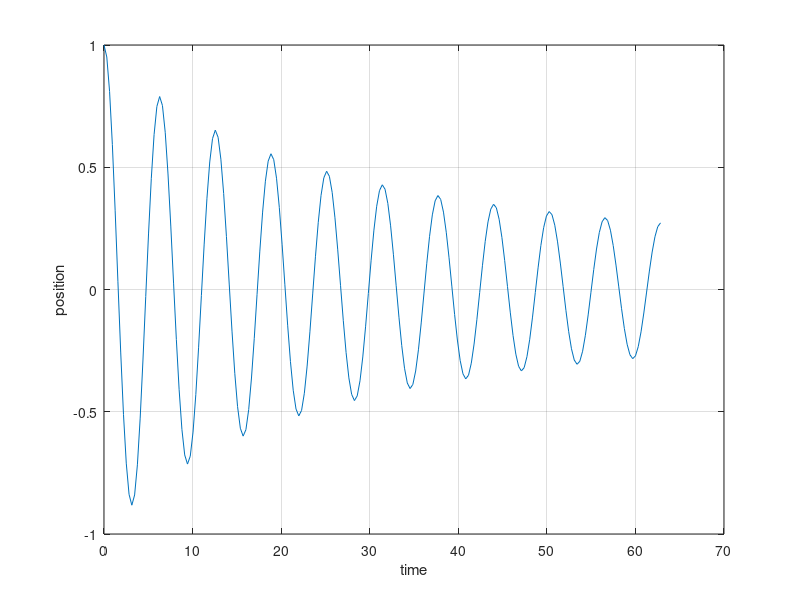

Here is the MATLAB script that generated this plot:
function [t, z] = DampedOscillator

omega0 = 1;
nu = 0.1;

x0 = 1;
v0 = 0;

T = 2*pi/omega0;
trun = 10*T;
dtsnap = T/20;



%------------------------------

params.omega0 = omega0 ;
params.nu = nu;

z0 = [x0, v0];

%avec odeset, on définit l'erreur relative et l'erreur absolue pour plus de précision
ODEoptions = odeset('RelTol',1e-8,'AbsTol',1e-10);
tspan = 0:dtsnap:trun;
[t, z] = ode45(@(t, z) RHS(t, z, params), tspan, z0, ODEoptions);

figure

plot(t, z(:, 1))
grid
xlabel('time')
ylabel('position')

%------------------------------

function dzdt = RHS(t, z, ODEparams)

omega0 = ODEparams.omega0;
nu = ODEparams.nu;

dzdt = zeros(2, 1);

dzdt(1) = z(2);
%dzdt(2) = -omega0^2*z(1) - nu*z(2);
dzdt(2) = -omega0^2*z(1) - sign(z(2))*nu*z(2)^2;
